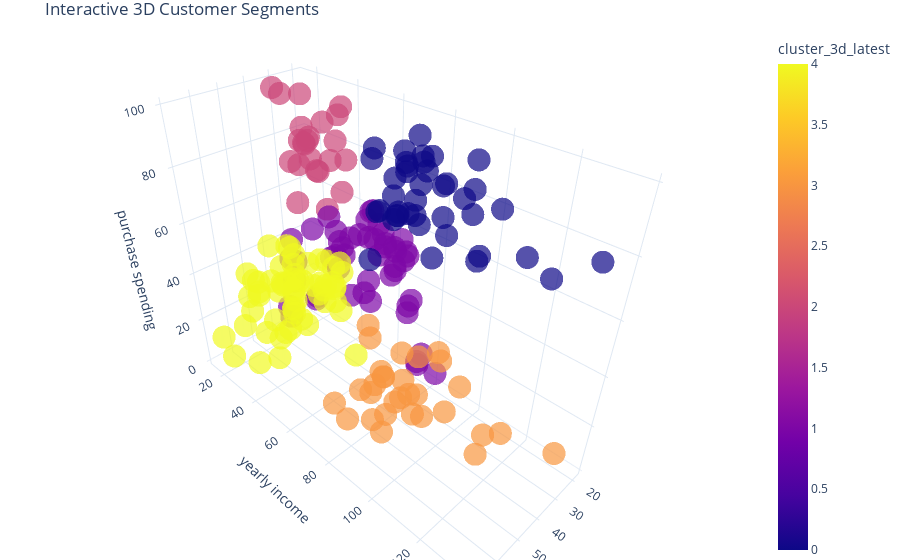

This figure's notebook cell:
### Markdown cell above
## 6.4 Running k-means with k=5

### Code cell
labels_3d_latest, centers_3d_latest = clustering.fit_kmeans(df_scaled, n_clusters=5)

# Add labels to the ORIGINAL dataframe for interpretation
df_clean['cluster_3d_latest'] = labels_3d_latest

visualization.plot_3d_interactive(
    df_clean,
    x_col='age',
    y_col='yearly income',
    z_col='purchase spending',
    color_col='cluster_3d_latest'
)

### Figure 1 — Plotly figure (JSON) as saved in the notebook; plotly's stock layout.template omitted (floating-point values rounded to 4 significant figures; data arrays with more than 128 entries replaced by an {"elided": "..."} marker saying what was removed)
{"data": [{"hovertemplate": "age=%{x}<br>yearly income=%{y}<br>purchase spending=%{z}<br>cluster_3d_latest=%{marker.color}<extra></extra>", "legendgroup": "", "marker": {"color": {"elided": "200 int values"}, "coloraxis": "coloraxis", "opacity": 0.7, "symbol": "circle"}, "mode": "markers", "name": "", "scene": "scene", "showlegend": false, "type": "scatter3d", "x": {"elided": "200 int values"}, "y": {"elided": "200 int values"}, "z": {"elided": "200 int values"}}], "layout": {"coloraxis": {"colorbar": {"title": {"text": "cluster_3d_latest"}}, "colorscale": [[0, "#0d0887"], [0.1111, "#46039f"], [0.2222, "#7201a8"], [0.3333, "#9c179e"], [0.4444, "#bd3786"], [0.5556, "#d8576b"], [0.6667, "#ed7953"], [0.7778, "#fb9f3a"], [0.8889, "#fdca26"], [1, "#f0f921"]]}, "legend": {"tracegroupgap": 0}, "margin": {"b": 0, "l": 0, "r": 0, "t": 30}, "scene": {"domain": {"x": [0, 1], "y": [0, 1]}, "xaxis": {"title": {"text": "age"}}, "yaxis": {"title": {"text": "yearly income"}}, "zaxis": {"title": {"text": "purchase spending"}}}, "title": {"text": "Interactive 3D Customer Segments"}}}
